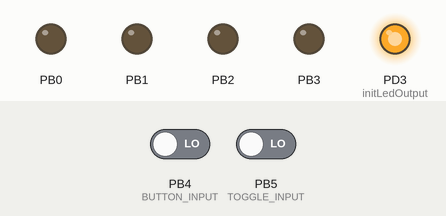
This program was run on a simulated ATmega328P, built with avr-gcc and emulated at 16 MHz. Parts: output pins drawn as LEDs (lit = HIGH). Inputs (shaded band) come from the test bench; at power-on: PB4 (BUTTON_INPUT) LOW, PB5 (TOGGLE_INPUT) LOW.

Above: at 0.05 s.
At 1.25 s:
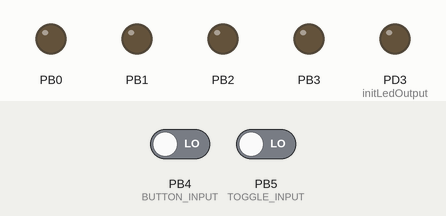
At 2.5 s:
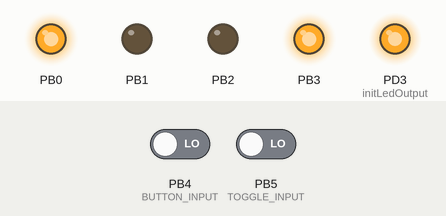
At 4.95 s:
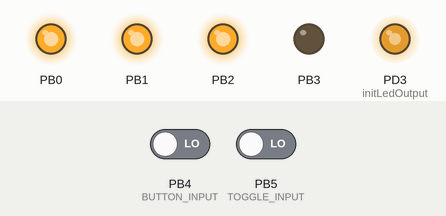
At 7.45 s:
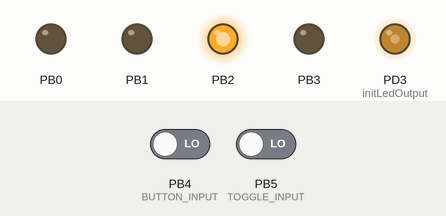
At 9.95 s:
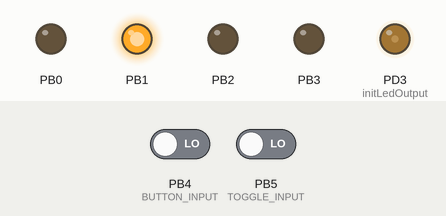
Timing chart, 0 to 13.0 s (numbered marks = the images above):
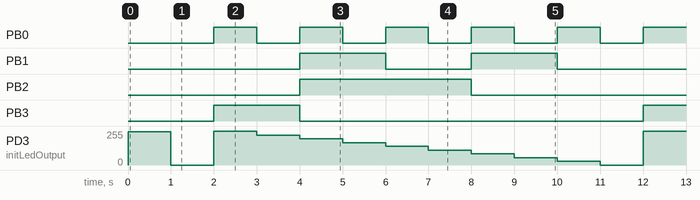

Measured:
- by itself, PB0: alternates HIGH for 1.0 s and LOW for 1.0 s
- by itself, PB1: repeats every 10.0 s: LOW 2.0 s, HIGH 2.0 s, LOW 4.0 s, HIGH 2.0 s
- by itself, PB2: alternates HIGH for 4.0 s and LOW for 6.0 s
- by itself, PB3: alternates HIGH for 2.0 s and LOW for 8.0 s
- by itself, PD3 (initLedOutput): repeats every 10.0 s: 0/255 1.0 s, 252/255 1.0 s, 224/255 1.0 s, 196/255 1.0 s, 168/255 1.0 s, 140/255 1.0 s, 112/255 1.0 s, 84/255 1.0 s, 56/255 1.0 s, 28/255 1.0 s

The program:

main.c
```c
#include <stdio.h>
#include <avr/io.h>
#include <util/delay.h>
#include <avr/interrupt.h>

//next: use usart in combination with sipo
//next: connect to traffic-light system
//next: make more modular

volatile uint8_t i=0;
volatile unsigned long milis = 0;
volatile unsigned long now = 0;
volatile unsigned long lastMillis = 0;
volatile unsigned short continueCounting = 1;

#define TOGGLE_INPUT PB5
#define BUTTON_INPUT PB4

//----
// Initialization section
//----
void initTimer() {
	TCCR0A = (1 << WGM01);
	TCCR0B = ((1 << CS01) | (1 << CS00));
	OCR0A = 249;
	TIMSK0 = (1 << OCIE0A);
}

void initLedOutput(){
//	DDRD |= (1 << PD3);
//	TCCR2A = _BV(COM2A1) | _BV(COM2B1) | _BV(WGM21) | _BV(WGM20);
//	TCCR2B = _BV(CS22);
//	OCR2B = 128;

//	DDRD |= (1 << DDD6);// PD6 is now an output
//	OCR2A = 128;// set PWM for 50% duty cycle
//	TCCR2A |= (1 << COM2A1);// set none-inverting mode
//	TCCR2A |= (1 << WGM21) | (1 << WGM20);// set fast PWM Mode
//	TCCR2B |= (1 << CS21);// set prescaler to 8 and starts PWM

	DDRD |= (1 << PD3);
	TCCR2A |= (1 << COM2B1);// set none-inverting mode
	TCCR2A |= (1 << WGM21) | (1 << WGM20);// set fast PWM Mode
	TCCR2B |= (1 << CS22);// set prescaler to 8 and starts PWM
	OCR2B = 250;// set PWM for x/256 duty cycle

}

void initButton() {
	DDRB &= ~(1 << BUTTON_INPUT);
	PCICR |= (1 << PCIE0);
	PCMSK0 |= (1 << PCINT4);
}

void initInterruptInput() {
	initTimer();
	initButton();
	initLedOutput();
	sei();
}

void initToggleSwitch() {
	DDRB &= ~(1 << TOGGLE_INPUT);
}

const uint8_t OUTPUT_PORTS_FOR_DDRB
	= ((1 << PB0) | (1 << PB1) | (1 << PB2) | (1 << PB3));

/*
 * Prepare the output
 */
void initOutputNumber() {
	DDRB |= OUTPUT_PORTS_FOR_DDRB;
}


/*
 * Initialize all the IO
 */
void initIO() {
	initOutputNumber();
	initToggleSwitch();
	initInterruptInput();
}

int main(void) {
	initIO();

	while (1) {
		// waisting some clock-cycles while awaiting interupts
	}
	return 0; // never reached
}


//-----
// Inline methods for readability
//-----

/*
 * Controlling on level of ms
 */

volatile inline uint8_t checkForToggle() {
	return (PINB & (1 << TOGGLE_INPUT));
}

/*
 * Change the output
 */
void inline changeOutputNumber(volatile uint8_t i) {
	PORTB = (PORTB & 0xb11110000) | i;
}

/*
 * PWM-control
 */
inline void setLight(volatile uint8_t i) {
	OCR2B = 28 * i;
}

/*
 * Counting milliseconds
 */
ISR(TIMER0_COMPA_vect) {
	milis++;
	if(continueCounting) {
		if (milis - now >= 1000) {
			now = milis;
			changeOutputNumber(i);
			setLight(i);
			if (checkForToggle()) {
				i++;
				if (i > 9) {i=0;}
			}else {
				if (i <= 0 ) {i=10;}
				i--;
			}
		}
	}
}

/*
 * When button pressed toggle between true or false
 */
ISR(PCINT0_vect) {
	if (milis - lastMillis >= 1000) { //software de-bouncing
		lastMillis = milis;
		continueCounting ^= (1);//toggle between true and false
	}
}
```
